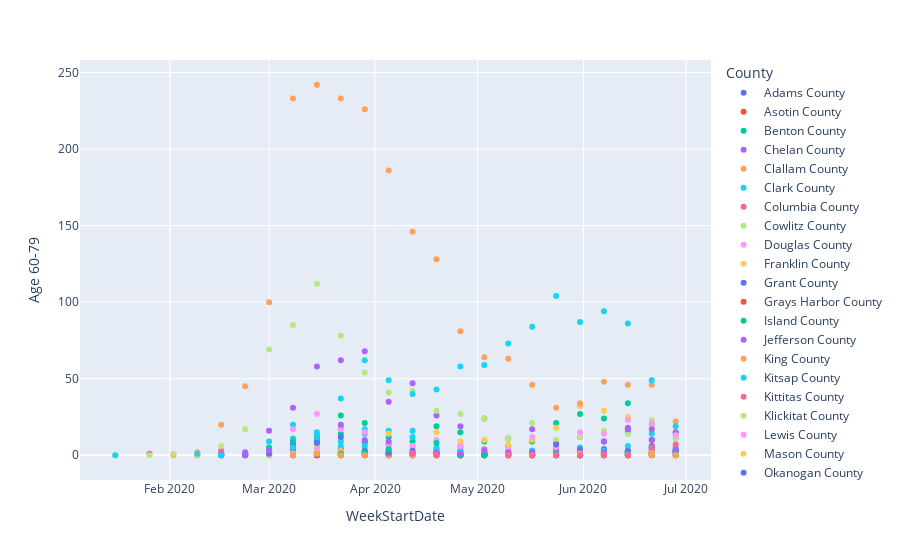

Here is the notebook cell this chart was saved with:
### Code cell
px.scatter(df, x="WeekStartDate", y='Age 60-79', color='County')

### Figure 1 — Plotly figure (JSON) as saved in the notebook; plotly's stock layout.template omitted (floating-point values rounded to 4 significant figures)
{"data": [{"hoverlabel": {"namelength": 0}, "hovertemplate": "County=Adams County<br>WeekStartDate=%{x}<br>Age 60-79=%{y}", "legendgroup": "Adams County", "marker": {"color": "#636efa", "symbol": "circle"}, "mode": "markers", "name": "Adams County", "showlegend": true, "type": "scatter", "x": ["2020-03-08", "2020-03-15", "2020-03-22", "2020-03-29", "2020-04-05", "2020-04-12", "2020-04-19", "2020-04-26", "2020-05-03", "2020-05-10", "2020-05-17", "2020-05-24", "2020-05-31", "2020-06-07", "2020-06-14", "2020-06-21", "2020-06-28"], "xaxis": "x", "y": [2, 0, 4, 3, 1, 0, 0, 0, 0, 0, 0, 2, 0, 3, 3, 5, 2], "yaxis": "y"}, {"hoverlabel": {"namelength": 0}, "hovertemplate": "County=Asotin County<br>WeekStartDate=%{x}<br>Age 60-79=%{y}", "legendgroup": "Asotin County", "marker": {"color": "#EF553B", "symbol": "circle"}, "mode": "markers", "name": "Asotin County", "showlegend": true, "type": "scatter", "x": ["2020-03-15", "2020-03-29", "2020-04-05", "2020-04-12", "2020-04-19", "2020-05-17", "2020-05-31", "2020-06-21"], "xaxis": "x", "y": [2, 0, 1, 0, 2, 0, 1, 1], "yaxis": "y"}, {"hoverlabel": {"namelength": 0}, "hovertemplate": "County=Benton County<br>WeekStartDate=%{x}<br>Age 60-79=%{y}", "legendgroup": "Benton County", "marker": {"color": "#00cc96", "symbol": "circle"}, "mode": "markers", "name": "Benton County", "showlegend": true, "type": "scatter", "x": ["2020-02-16", "2020-03-01", "2020-03-08", "2020-03-15", "2020-03-22", "2020-03-29", "2020-04-05", "2020-04-12", "2020-04-19", "2020-04-26", "2020-05-03", "2020-05-10", "2020-05-17", "2020-05-24", "2020-05-31", "2020-06-07", "2020-06-14", "2020-06-21", "2020-06-28"], "xaxis": "x", "y": [0, 3, 6, 10, 26, 21, 12, 9, 19, 15, 9, 6, 9, 21, 27, 24, 34, 20, 14], "yaxis": "y"}, {"hoverlabel": {"namelength": 0}, "hovertemplate": "County=Chelan County<br>WeekStartDate=%{x}<br>Age 60-79=%{y}", "legendgroup": "Chelan County", "marker": {"color": "#ab63fa", "symbol": "circle"}, "mode": "markers", "name": "Chelan County", "showlegend": true, "type": "scatter", "x": ["2020-02-09", "2020-03-08", "2020-03-15", "2020-03-22", "2020-03-29", "2020-04-05", "2020-04-12", "2020-04-19", "2020-04-26", "2020-05-03", "2020-05-10", "2020-05-17", "2020-05-24", "2020-05-31", "2020-06-07", "2020-06-14", "2020-06-21", "2020-06-28"], "xaxis": "x", "y": [0, 1, 2, 3, 9, 2, 0, 4, 6, 1, 0, 3, 2, 1, 0, 1, 4, 3], "yaxis": "y"}, {"hoverlabel": {"namelength": 0}, "hovertemplate": "County=Clallam County<br>WeekStartDate=%{x}<br>Age 60-79=%{y}", "legendgroup": "Clallam County", "marker": {"color": "#FFA15A", "symbol": "circle"}, "mode": "markers", "name": "Clallam County", "showlegend": true, "type": "scatter", "x": ["2020-03-01", "2020-03-08", "2020-03-15", "2020-03-29", "2020-04-05", "2020-04-19", "2020-04-26", "2020-05-10", "2020-05-17", "2020-05-24", "2020-05-31", "2020-06-07", "2020-06-14", "2020-06-21", "2020-06-28"], "xaxis": "x", "y": [2, 3, 1, 1, 0, 0, 0, 0, 0, 0, 0, 1, 0, 0, 2], "yaxis": "y"}, {"hoverlabel": {"namelength": 0}, "hovertemplate": "County=Clark County<br>WeekStartDate=%{x}<br>Age 60-79=%{y}", "legendgroup": "Clark County", "marker": {"color": "#19d3f3", "symbol": "circle"}, "mode": "markers", "name": "Clark County", "showlegend": true, "type": "scatter", "x": ["2020-02-23", "2020-03-01", "2020-03-08", "2020-03-15", "2020-03-22", "2020-03-29", "2020-04-05", "2020-04-12", "2020-04-19", "2020-04-26", "2020-05-03", "2020-05-10", "2020-05-17", "2020-05-24", "2020-05-31", "2020-06-07", "2020-06-14", "2020-06-21", "2020-06-28"], "xaxis": "x", "y": [1, 0, 11, 15, 18, 17, 16, 12, 1, 3, 1, 2, 3, 5, 5, 4, 6, 14, 11], "yaxis": "y"}, {"hoverlabel": {"namelength": 0}, "hovertemplate": "County=Columbia County<br>WeekStartDate=%{x}<br>Age 60-79=%{y}", "legendgroup": "Columbia County", "marker": {"color": "#FF6692", "symbol": "circle"}, "mode": "markers", "name": "Columbia County", "showlegend": true, "type": "scatter", "x": ["2020-03-01", "2020-06-07", "2020-06-14"], "xaxis": "x", "y": [1, 0, 0], "yaxis": "y"}, {"hoverlabel": {"namelength": 0}, "hovertemplate": "County=Cowlitz County<br>WeekStartDate=%{x}<br>Age 60-79=%{y}", "legendgroup": "Cowlitz County", "marker": {"color": "#B6E880", "symbol": "circle"}, "mode": "markers", "name": "Cowlitz County", "showlegend": true, "type": "scatter", "x": ["2020-02-23", "2020-03-01", "2020-03-08", "2020-03-15", "2020-03-22", "2020-03-29", "2020-04-05", "2020-04-12", "2020-04-19", "2020-04-26", "2020-05-03", "2020-05-10", "2020-05-17", "2020-05-24", "2020-05-31", "2020-06-07", "2020-06-14", "2020-06-21", "2020-06-28"], "xaxis": "x", "y": [1, 1, 5, 3, 1, 3, 2, 6, 0, 2, 2, 0, 0, 0, 3, 2, 2, 5, 2], "yaxis": "y"}, {"hoverlabel": {"namelength": 0}, "hovertemplate": "County=Douglas County<br>WeekStartDate=%{x}<br>Age 60-79=%{y}", "legendgroup": "Douglas County", "marker": {"color": "#FF97FF", "symbol": "circle"}, "mode": "markers", "name": "Douglas County", "showlegend": true, "type": "scatter", "x": ["2020-03-01", "2020-03-08", "2020-03-15", "2020-03-22", "2020-03-29", "2020-04-05", "2020-04-12", "2020-04-19", "2020-04-26", "2020-05-03", "2020-05-10", "2020-05-17", "2020-05-24", "2020-05-31", "2020-06-07", "2020-06-14", "2020-06-21", "2020-06-28"], "xaxis": "x", "y": [0, 0, 1, 1, 0, 2, 0, 2, 5, 0, 4, 2, 1, 0, 1, 1, 2, 0], "yaxis": "y"}, {"hoverlabel": {"namelength": 0}, "hovertemplate": "County=Franklin County<br>WeekStartDate=%{x}<br>Age 60-79=%{y}", "legendgroup": "Franklin County", "marker": {"color": "#FECB52", "symbol": "circle"}, "mode": "markers", "name": "Franklin County", "showlegend": true, "type": "scatter", "x": ["2020-02-09", "2020-02-23", "2020-03-01", "2020-03-08", "2020-03-15", "2020-03-22", "2020-03-29", "2020-04-05", "2020-04-12", "2020-04-19", "2020-04-26", "2020-05-03", "2020-05-10", "2020-05-17", "2020-05-24", "2020-05-31", "2020-06-07", "2020-06-14", "2020-06-21", "2020-06-28"], "xaxis": "x", "y": [0, 1, 1, 1, 1, 10, 5, 14, 6, 15, 9, 10, 7, 10, 18, 32, 29, 25, 20, 15], "yaxis": "y"}, {"hoverlabel": {"namelength": 0}, "hovertemplate": "County=Grant County<br>WeekStartDate=%{x}<br>Age 60-79=%{y}", "legendgroup": "Grant County", "marker": {"color": "#636efa", "symbol": "circle"}, "mode": "markers", "name": "Grant County", "showlegend": true, "type": "scatter", "x": ["2020-02-16", "2020-02-23", "2020-03-01", "2020-03-08", "2020-03-15", "2020-03-22", "2020-03-29", "2020-04-05", "2020-04-12", "2020-04-19", "2020-04-26", "2020-05-03", "2020-05-10", "2020-05-17", "2020-05-24", "2020-05-31", "2020-06-07", "2020-06-14", "2020-06-21", "2020-06-28"], "xaxis": "x", "y": [0, 0, 3, 7, 9, 3, 1, 7, 1, 0, 0, 1, 0, 0, 4, 0, 9, 15, 10, 3], "yaxis": "y"}, {"hoverlabel": {"namelength": 0}, "hovertemplate": "County=Grays Harbor County<br>WeekStartDate=%{x}<br>Age 60-79=%{y}", "legendgroup": "Grays Harbor County", "marker": {"color": "#EF553B", "symbol": "circle"}, "mode": "markers", "name": "Grays Harbor County", "showlegend": true, "type": "scatter", "x": ["2020-02-16", "2020-02-23", "2020-03-01", "2020-03-15", "2020-03-22", "2020-03-29", "2020-04-05", "2020-04-26", "2020-05-03", "2020-05-17", "2020-05-24", "2020-05-31", "2020-06-07", "2020-06-14", "2020-06-21", "2020-06-28"], "xaxis": "x", "y": [1, 1, 1, 0, 0, 2, 1, 0, 2, 0, 0, 0, 0, 2, 0, 0], "yaxis": "y"}, {"hoverlabel": {"namelength": 0}, "hovertemplate": "County=Island County<br>WeekStartDate=%{x}<br>Age 60-79=%{y}", "legendgroup": "Island County", "marker": {"color": "#00cc96", "symbol": "circle"}, "mode": "markers", "name": "Island County", "showlegend": true, "type": "scatter", "x": ["2020-02-23", "2020-03-01", "2020-03-08", "2020-03-15", "2020-03-22", "2020-03-29", "2020-04-05", "2020-04-12", "2020-04-19", "2020-04-26", "2020-05-03", "2020-05-10", "2020-05-24", "2020-06-07", "2020-06-14", "2020-06-21", "2020-06-28"], "xaxis": "x", "y": [1, 5, 9, 11, 14, 8, 1, 0, 0, 2, 0, 1, 0, 1, 2, 1, 1], "yaxis": "y"}, {"hoverlabel": {"namelength": 0}, "hovertemplate": "County=Jefferson County<br>WeekStartDate=%{x}<br>Age 60-79=%{y}", "legendgroup": "Jefferson County", "marker": {"color": "#ab63fa", "symbol": "circle"}, "mode": "markers", "name": "Jefferson County", "showlegend": true, "type": "scatter", "x": ["2020-02-23", "2020-03-01", "2020-03-08", "2020-03-15", "2020-03-22", "2020-03-29", "2020-05-31", "2020-06-07", "2020-06-14", "2020-06-21", "2020-06-28"], "xaxis": "x", "y": [1, 2, 4, 5, 1, 2, 0, 1, 1, 2, 1], "yaxis": "y"}, {"hoverlabel": {"namelength": 0}, "hovertemplate": "County=King County<br>WeekStartDate=%{x}<br>Age 60-79=%{y}", "legendgroup": "King County", "marker": {"color": "#FFA15A", "symbol": "circle"}, "mode": "markers", "name": "King County", "showlegend": true, "type": "scatter", "x": ["2020-02-02", "2020-02-09", "2020-02-16", "2020-02-23", "2020-03-01", "2020-03-08", "2020-03-15", "2020-03-22", "2020-03-29", "2020-04-05", "2020-04-12", "2020-04-19", "2020-04-26", "2020-05-03", "2020-05-10", "2020-05-17", "2020-05-24", "2020-05-31", "2020-06-07", "2020-06-14", "2020-06-21", "2020-06-28"], "xaxis": "x", "y": [0, 2, 20, 45, 100, 233, 242, 233, 226, 186, 146, 128, 81, 64, 63, 46, 31, 34, 48, 46, 46, 22], "yaxis": "y"}, {"hoverlabel": {"namelength": 0}, "hovertemplate": "County=Kitsap County<br>WeekStartDate=%{x}<br>Age 60-79=%{y}", "legendgroup": "Kitsap County", "marker": {"color": "#19d3f3", "symbol": "circle"}, "mode": "markers", "name": "Kitsap County", "showlegend": true, "type": "scatter", "x": ["2020-02-16", "2020-02-23", "2020-03-01", "2020-03-08", "2020-03-15", "2020-03-22", "2020-03-29", "2020-04-05", "2020-04-12", "2020-04-19", "2020-04-26", "2020-05-03", "2020-05-10", "2020-05-24", "2020-05-31", "2020-06-07", "2020-06-14", "2020-06-21", "2020-06-28"], "xaxis": "x", "y": [0, 1, 0, 6, 8, 6, 6, 3, 0, 0, 1, 1, 0, 0, 1, 2, 2, 5, 5], "yaxis": "y"}, {"hoverlabel": {"namelength": 0}, "hovertemplate": "County=Kittitas County<br>WeekStartDate=%{x}<br>Age 60-79=%{y}", "legendgroup": "Kittitas County", "marker": {"color": "#FF6692", "symbol": "circle"}, "mode": "markers", "name": "Kittitas County", "showlegend": true, "type": "scatter", "x": ["2020-01-26", "2020-02-16", "2020-03-08", "2020-03-15", "2020-03-22", "2020-03-29", "2020-04-05", "2020-04-19", "2020-04-26", "2020-05-03", "2020-05-10", "2020-05-17", "2020-05-24", "2020-05-31", "2020-06-07", "2020-06-14", "2020-06-21", "2020-06-28"], "xaxis": "x", "y": [1, 3, 0, 1, 0, 1, 1, 0, 0, 4, 0, 1, 1, 0, 1, 1, 5, 1], "yaxis": "y"}, {"hoverlabel": {"namelength": 0}, "hovertemplate": "County=Klickitat County<br>WeekStartDate=%{x}<br>Age 60-79=%{y}", "legendgroup": "Klickitat County", "marker": {"color": "#B6E880", "symbol": "circle"}, "mode": "markers", "name": "Klickitat County", "showlegend": true, "type": "scatter", "x": ["2020-03-01", "2020-03-15", "2020-03-22", "2020-03-29", "2020-04-05", "2020-04-19", "2020-04-26", "2020-05-03", "2020-05-10", "2020-05-17", "2020-05-24", "2020-05-31", "2020-06-07", "2020-06-14", "2020-06-21", "2020-06-28"], "xaxis": "x", "y": [1, 6, 0, 1, 1, 1, 1, 0, 1, 0, 0, 4, 0, 1, 1, 0], "yaxis": "y"}, {"hoverlabel": {"namelength": 0}, "hovertemplate": "County=Lewis County<br>WeekStartDate=%{x}<br>Age 60-79=%{y}", "legendgroup": "Lewis County", "marker": {"color": "#FF97FF", "symbol": "circle"}, "mode": "markers", "name": "Lewis County", "showlegend": true, "type": "scatter", "x": ["2020-03-08", "2020-03-15", "2020-03-22", "2020-03-29", "2020-04-05", "2020-04-12", "2020-04-19", "2020-04-26", "2020-05-03", "2020-05-10", "2020-05-24", "2020-06-07", "2020-06-14", "2020-06-21", "2020-06-28"], "xaxis": "x", "y": [0, 4, 2, 1, 1, 0, 3, 0, 0, 0, 0, 2, 0, 2, 0], "yaxis": "y"}, {"hoverlabel": {"namelength": 0}, "hovertemplate": "County=Mason County<br>WeekStartDate=%{x}<br>Age 60-79=%{y}", "legendgroup": "Mason County", "marker": {"color": "#FECB52", "symbol": "circle"}, "mode": "markers", "name": "Mason County", "showlegend": true, "type": "scatter", "x": ["2020-03-01", "2020-03-08", "2020-03-15", "2020-03-22", "2020-03-29", "2020-04-12", "2020-04-19", "2020-04-26", "2020-05-03", "2020-05-10", "2020-05-17", "2020-05-24", "2020-05-31", "2020-06-07", "2020-06-14", "2020-06-21", "2020-06-28"], "xaxis": "x", "y": [1, 1, 2, 3, 2, 1, 0, 0, 1, 0, 1, 0, 0, 2, 0, 0, 1], "yaxis": "y"}, {"hoverlabel": {"namelength": 0}, "hovertemplate": "County=Okanogan County<br>WeekStartDate=%{x}<br>Age 60-79=%{y}", "legendgroup": "Okanogan County", "marker": {"color": "#636efa", "symbol": "circle"}, "mode": "markers", "name": "Okanogan County", "showlegend": true, "type": "scatter", "x": ["2020-03-08", "2020-03-15", "2020-03-22", "2020-03-29", "2020-04-05", "2020-04-12", "2020-04-19", "2020-04-26", "2020-05-03", "2020-05-10", "2020-05-17", "2020-05-24", "2020-05-31", "2020-06-07", "2020-06-14", "2020-06-21", "2020-06-28"], "xaxis": "x", "y": [1, 1, 2, 0, 0, 1, 2, 0, 1, 0, 0, 0, 2, 4, 3, 1, 3], "yaxis": "y"}, {"hoverlabel": {"namelength": 0}, "hovertemplate": "County=Pacific County<br>WeekStartDate=%{x}<br>Age 60-79=%{y}", "legendgroup": "Pacific County", "marker": {"color": "#EF553B", "symbol": "circle"}, "mode": "markers", "name": "Pacific County", "showlegend": true, "type": "scatter", "x": ["2020-03-29", "2020-04-05", "2020-04-19", "2020-04-26", "2020-05-03", "2020-05-31", "2020-06-07", "2020-06-21"], "xaxis": "x", "y": [1, 0, 1, 0, 0, 0, 0, 0], "yaxis": "y"}, {"hoverlabel": {"namelength": 0}, "hovertemplate": "County=Pend Oreille County<br>WeekStartDate=%{x}<br>Age 60-79=%{y}", "legendgroup": "Pend Oreille County", "marker": {"color": "#00cc96", "symbol": "circle"}, "mode": "markers", "name": "Pend Oreille County", "showlegend": true, "type": "scatter", "x": ["2020-03-15", "2020-04-05", "2020-05-17", "2020-06-21", "2020-06-28"], "xaxis": "x", "y": [0, 0, 0, 1, 0], "yaxis": "y"}, {"hoverlabel": {"namelength": 0}, "hovertemplate": "County=Pierce County<br>WeekStartDate=%{x}<br>Age 60-79=%{y}", "legendgroup": "Pierce County", "marker": {"color": "#ab63fa", "symbol": "circle"}, "mode": "markers", "name": "Pierce County", "showlegend": true, "type": "scatter", "x": ["2020-02-16", "2020-02-23", "2020-03-01", "2020-03-08", "2020-03-15", "2020-03-22", "2020-03-29", "2020-04-05", "2020-04-12", "2020-04-19", "2020-04-26", "2020-05-03", "2020-05-10", "2020-05-17", "2020-05-24", "2020-05-31", "2020-06-07", "2020-06-14", "2020-06-21", "2020-06-28"], "xaxis": "x", "y": [0, 2, 16, 31, 58, 62, 68, 35, 47, 26, 19, 24, 11, 17, 8, 12, 9, 18, 17, 15], "yaxis": "y"}, {"hoverlabel": {"namelength": 0}, "hovertemplate": "County=San Juan County<br>WeekStartDate=%{x}<br>Age 60-79=%{y}", "legendgroup": "San Juan County", "marker": {"color": "#FFA15A", "symbol": "circle"}, "mode": "markers", "name": "San Juan County", "showlegend": true, "type": "scatter", "x": ["2020-03-08", "2020-03-15", "2020-03-22", "2020-03-29", "2020-04-05", "2020-04-12", "2020-06-07", "2020-06-14", "2020-06-21"], "xaxis": "x", "y": [0, 1, 0, 2, 0, 0, 0, 0, 0], "yaxis": "y"}, {"hoverlabel": {"namelength": 0}, "hovertemplate": "County=Skagit County<br>WeekStartDate=%{x}<br>Age 60-79=%{y}", "legendgroup": "Skagit County", "marker": {"color": "#19d3f3", "symbol": "circle"}, "mode": "markers", "name": "Skagit County", "showlegend": true, "type": "scatter", "x": ["2020-02-16", "2020-02-23", "2020-03-01", "2020-03-08", "2020-03-15", "2020-03-22", "2020-03-29", "2020-04-05", "2020-04-12", "2020-04-19", "2020-04-26", "2020-05-03", "2020-05-10", "2020-05-17", "2020-05-24", "2020-05-31", "2020-06-07", "2020-06-14", "2020-06-21", "2020-06-28"], "xaxis": "x", "y": [0, 0, 2, 20, 13, 9, 14, 7, 16, 5, 3, 0, 2, 0, 0, 0, 3, 0, 2, 1], "yaxis": "y"}, {"hoverlabel": {"namelength": 0}, "hovertemplate": "County=Skamania County<br>WeekStartDate=%{x}<br>Age 60-79=%{y}", "legendgroup": "Skamania County", "marker": {"color": "#FF6692", "symbol": "circle"}, "mode": "markers", "name": "Skamania County", "showlegend": true, "type": "scatter", "x": ["2020-03-22", "2020-04-05", "2020-06-14", "2020-06-21", "2020-06-28"], "xaxis": "x", "y": [1, 1, 0, 2, 0], "yaxis": "y"}, {"hoverlabel": {"namelength": 0}, "hovertemplate": "County=Snohomish County<br>WeekStartDate=%{x}<br>Age 60-79=%{y}", "legendgroup": "Snohomish County", "marker": {"color": "#B6E880", "symbol": "circle"}, "mode": "markers", "name": "Snohomish County", "showlegend": true, "type": "scatter", "x": ["2020-01-16", "2020-01-26", "2020-02-02", "2020-02-09", "2020-02-16", "2020-02-23", "2020-03-01", "2020-03-08", "2020-03-15", "2020-03-22", "2020-03-29", "2020-04-05", "2020-04-12", "2020-04-19", "2020-04-26", "2020-05-03", "2020-05-10", "2020-05-17", "2020-05-24", "2020-05-31", "2020-06-07", "2020-06-14", "2020-06-21", "2020-06-28"], "xaxis": "x", "y": [0, 0, 1, 1, 6, 17, 69, 85, 112, 78, 54, 41, 42, 29, 27, 24, 11, 21, 10, 12, 16, 14, 23, 11], "yaxis": "y"}, {"hoverlabel": {"namelength": 0}, "hovertemplate": "County=Spokane County<br>WeekStartDate=%{x}<br>Age 60-79=%{y}", "legendgroup": "Spokane County", "marker": {"color": "#FF97FF", "symbol": "circle"}, "mode": "markers", "name": "Spokane County", "showlegend": true, "type": "scatter", "x": ["2020-02-16", "2020-02-23", "2020-03-01", "2020-03-08", "2020-03-15", "2020-03-22", "2020-03-29", "2020-04-05", "2020-04-12", "2020-04-19", "2020-04-26", "2020-05-03", "2020-05-10", "2020-05-17", "2020-05-24", "2020-05-31", "2020-06-07", "2020-06-14", "2020-06-21", "2020-06-28"], "xaxis": "x", "y": [1, 0, 2, 17, 27, 17, 15, 7, 6, 10, 6, 2, 3, 12, 5, 15, 14, 23, 21, 13], "yaxis": "y"}, {"hoverlabel": {"namelength": 0}, "hovertemplate": "County=Stevens County<br>WeekStartDate=%{x}<br>Age 60-79=%{y}", "legendgroup": "Stevens County", "marker": {"color": "#FECB52", "symbol": "circle"}, "mode": "markers", "name": "Stevens County", "showlegend": true, "type": "scatter", "x": ["2020-03-01", "2020-03-08", "2020-03-15", "2020-03-22", "2020-03-29", "2020-04-12", "2020-05-10", "2020-05-17", "2020-05-24", "2020-06-07", "2020-06-21", "2020-06-28"], "xaxis": "x", "y": [0, 1, 1, 2, 1, 1, 0, 0, 0, 0, 2, 1], "yaxis": "y"}, {"hoverlabel": {"namelength": 0}, "hovertemplate": "County=Thurston County<br>WeekStartDate=%{x}<br>Age 60-79=%{y}", "legendgroup": "Thurston County", "marker": {"color": "#636efa", "symbol": "circle"}, "mode": "markers", "name": "Thurston County", "showlegend": true, "type": "scatter", "x": ["2020-02-23", "2020-03-01", "2020-03-08", "2020-03-15", "2020-03-22", "2020-03-29", "2020-04-05", "2020-04-12", "2020-04-19", "2020-04-26", "2020-05-03", "2020-05-10", "2020-05-17", "2020-05-24", "2020-05-31", "2020-06-07", "2020-06-14", "2020-06-21", "2020-06-28"], "xaxis": "x", "y": [0, 1, 6, 8, 12, 3, 2, 3, 1, 1, 0, 1, 2, 7, 4, 1, 2, 6, 3], "yaxis": "y"}, {"hoverlabel": {"namelength": 0}, "hovertemplate": "County=Wahkiakum County<br>WeekStartDate=%{x}<br>Age 60-79=%{y}", "legendgroup": "Wahkiakum County", "marker": {"color": "#EF553B", "symbol": "circle"}, "mode": "markers", "name": "Wahkiakum County", "showlegend": true, "type": "scatter", "x": ["2020-03-15", "2020-03-22", "2020-05-03", "2020-06-14"], "xaxis": "x", "y": [0, 0, 1, 0], "yaxis": "y"}, {"hoverlabel": {"namelength": 0}, "hovertemplate": "County=Walla Walla County<br>WeekStartDate=%{x}<br>Age 60-79=%{y}", "legendgroup": "Walla Walla County", "marker": {"color": "#00cc96", "symbol": "circle"}, "mode": "markers", "name": "Walla Walla County", "showlegend": true, "type": "scatter", "x": ["2020-03-08", "2020-03-15", "2020-03-22", "2020-03-29", "2020-04-05", "2020-04-12", "2020-04-19", "2020-04-26", "2020-05-03", "2020-05-10", "2020-05-17", "2020-05-24", "2020-05-31", "2020-06-07", "2020-06-14", "2020-06-21", "2020-06-28"], "xaxis": "x", "y": [0, 1, 1, 2, 4, 1, 8, 0, 0, 0, 0, 1, 2, 2, 1, 4, 3], "yaxis": "y"}, {"hoverlabel": {"namelength": 0}, "hovertemplate": "County=Whatcom County<br>WeekStartDate=%{x}<br>Age 60-79=%{y}", "legendgroup": "Whatcom County", "marker": {"color": "#ab63fa", "symbol": "circle"}, "mode": "markers", "name": "Whatcom County", "showlegend": true, "type": "scatter", "x": ["2020-02-16", "2020-02-23", "2020-03-01", "2020-03-08", "2020-03-15", "2020-03-22", "2020-03-29", "2020-04-05", "2020-04-12", "2020-04-19", "2020-04-26", "2020-05-03", "2020-05-10", "2020-05-17", "2020-05-24", "2020-05-31", "2020-06-07", "2020-06-14", "2020-06-21", "2020-06-28"], "xaxis": "x", "y": [1, 0, 3, 5, 12, 20, 10, 9, 2, 2, 1, 3, 2, 1, 0, 2, 2, 17, 10, 4], "yaxis": "y"}, {"hoverlabel": {"namelength": 0}, "hovertemplate": "County=Whitman County<br>WeekStartDate=%{x}<br>Age 60-79=%{y}", "legendgroup": "Whitman County", "marker": {"color": "#FFA15A", "symbol": "circle"}, "mode": "markers", "name": "Whitman County", "showlegend": true, "type": "scatter", "x": ["2020-03-08", "2020-03-15", "2020-03-22", "2020-03-29", "2020-04-12", "2020-04-19", "2020-05-10", "2020-05-17", "2020-05-31", "2020-06-07", "2020-06-14", "2020-06-21", "2020-06-28"], "xaxis": "x", "y": [0, 1, 0, 0, 0, 0, 0, 0, 1, 0, 0, 2, 0], "yaxis": "y"}, {"hoverlabel": {"namelength": 0}, "hovertemplate": "County=Yakima County<br>WeekStartDate=%{x}<br>Age 60-79=%{y}", "legendgroup": "Yakima County", "marker": {"color": "#19d3f3", "symbol": "circle"}, "mode": "markers", "name": "Yakima County", "showlegend": true, "type": "scatter", "x": ["2020-01-16", "2020-02-09", "2020-02-16", "2020-03-01", "2020-03-08", "2020-03-15", "2020-03-22", "2020-03-29", "2020-04-05", "2020-04-12", "2020-04-19", "2020-04-26", "2020-05-03", "2020-05-10", "2020-05-17", "2020-05-24", "2020-05-31", "2020-06-07", "2020-06-14", "2020-06-21", "2020-06-28"], "xaxis": "x", "y": [0, 1, 0, 9, 5, 12, 37, 62, 49, 40, 43, 58, 59, 73, 84, 104, 87, 94, 86, 49, 19], "yaxis": "y"}, {"hoverlabel": {"namelength": 0}, "hovertemplate": "County=Unassigned<br>WeekStartDate=%{x}<br>Age 60-79=%{y}", "legendgroup": "Unassigned", "marker": {"color": "#FF6692", "symbol": "circle"}, "mode": "markers", "name": "Unassigned", "showlegend": true, "type": "scatter", "x": ["2020-04-12", "2020-04-19", "2020-05-10", "2020-05-17", "2020-05-24", "2020-05-31", "2020-06-07", "2020-06-14", "2020-06-21", "2020-06-28"], "xaxis": "x", "y": [1, 0, 0, 0, 0, 0, 0, 0, 5, 7], "yaxis": "y"}], "layout": {"legend": {"title": {"text": "County"}, "tracegroupgap": 0}, "margin": {"t": 60}, "xaxis": {"anchor": "y", "domain": [0, 1], "title": {"text": "WeekStartDate"}}, "yaxis": {"anchor": "x", "domain": [0, 1], "title": {"text": "Age 60-79"}}}}
